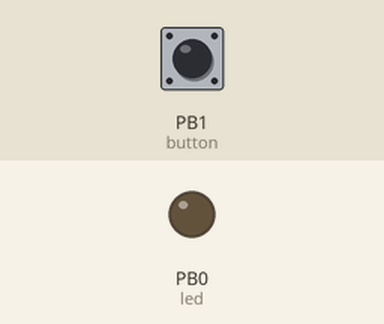
Recording of a sketch running on a simulated ATtiny85, built with avr-gcc and run on an emulated ATtiny85. On the bench: output pins drawn as LEDs (lit = HIGH). The test bench sets the inputs (shaded band); at power-on: PB1 (button) HIGH.

Above: at 1.2 s.
1.3 s: PB1 (button) pulled LOW for 0.15 s
At 2.5 s:
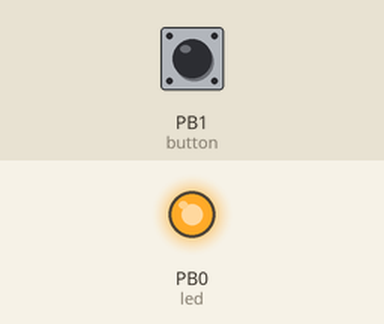
2.9 s: PB1 (button) pulled LOW for 1 s
At 3.8 s:
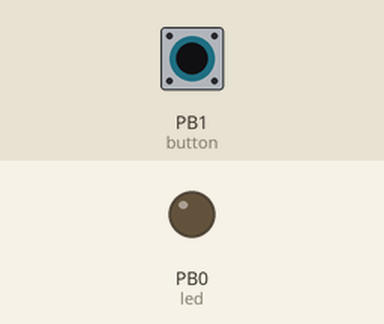
5.4 s: PB1 (button) pulled LOW for 3.2 s
At 6.9 s:
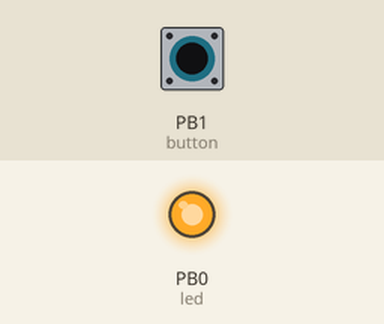
Timing chart, 0 to 8.4 s (numbered marks = the images above; inputs shaded):
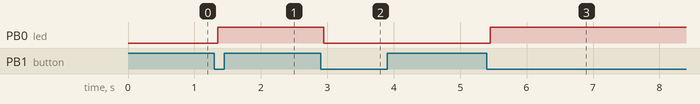

Measured:
- after the input at 1.3 s, PB0 (led): LOW → HIGH after 0.05 s
- after the input at 2.9 s, PB0 (led): HIGH → LOW after 0.05 s
- after the input at 5.4 s, PB0 (led): LOW → HIGH after 0.05 s

The sketch:

basic-button-debounce.ino
```cpp
// (licence header left out)
// ATMEL ATTINY85
//
//                  +-\/-+
//      (D 5) PB5  1|    |8  Vcc
//      (D 3) PB3  2|    |7  PB2 (D 2)
//      (D 4) PB4  3|    |6  PB1 (D 1) button
//            GND  4|    |5  PB0 (D 0) led
//                  +----+

const int led = 0;
const int button = 1;
int led_state = LOW;

// Button states and debounce
int buttonState = 0;
int lastButtonState = HIGH;
unsigned long lastDebounceTime = 0;

void setup() {
  pinMode(led, OUTPUT);
  pinMode(button, INPUT_PULLUP);
}

void loop() {
  int reading = digitalRead(button);
  if (reading != lastButtonState)
    lastDebounceTime = millis();

  if ((millis() - lastDebounceTime) > 50) {
    if (reading != buttonState) {
      buttonState = reading;
      if (buttonState == LOW) {
        led_state = !led_state;
      }
    }
  }

  lastButtonState = reading;

  digitalWrite(led, led_state);
}
```
